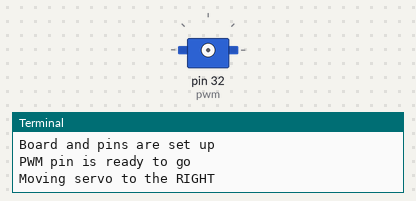
The program below on a simulated Raspberry Pi (header pin numbers). Shown: servo, the last lines printed to the terminal. Servo angles are drawn from the pulse width (0.5 ms = 0°, 2.5 ms = 180°).

Above: at 0.05 s.
At 2.05 s:
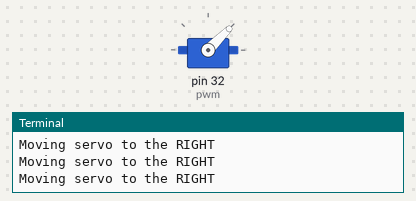
At 4.0 s:
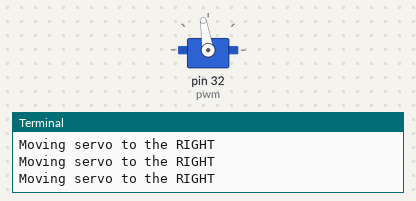
At 8.0 s:
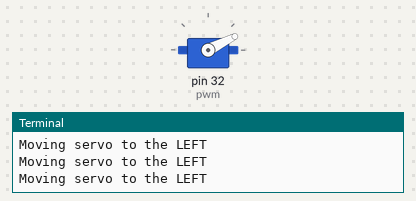
Timing chart, 0 to 11.7 s (numbered marks = the images above):
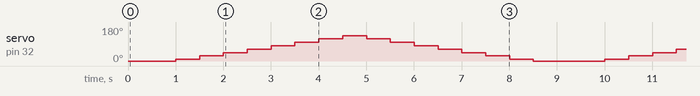

The program:

servo_motor.py
```python
"""
This program will test the GPIO pins with a servor motor through PWM
"""
print("Program begins")

import RPi.GPIO as GPIO
import time

GPIO.setmode(GPIO.BOARD)
GPIO.setwarnings(False)
GPIO.setup(32, GPIO.OUT)
print("Board and pins are set up")

pwm = GPIO.PWM(32, 50)
pwm.start(0)
print("PWM pin is ready to go")

while True:

    for i in range(1, 10):
        print("Moving servo to the RIGHT")
        pwm.ChangeDutyCycle(i)
        time.sleep(0.5)

    for i in range(10, 1, -1):
        print("Moving servo to the LEFT")
        pwm.ChangeDutyCycle(i)
        time.sleep(0.5)

print("Pogram finished")
```

Measured:
- by itself, servo on pin 32 (pwm): repeats every 9.0 s: 27° 0.50 s, 45° 0.50 s, 63° 0.50 s, 81° 0.50 s, 99° 0.50 s, 117° 0.50 s, 135° 0.50 s, 117° 0.50 s, 99° 0.50 s, 81° 0.50 s, 63° 0.50 s, 45° 0.50 s, 27° 0.50 s, 9° 0.50 s, 0° 1.5 s, 9° 0.50 s
